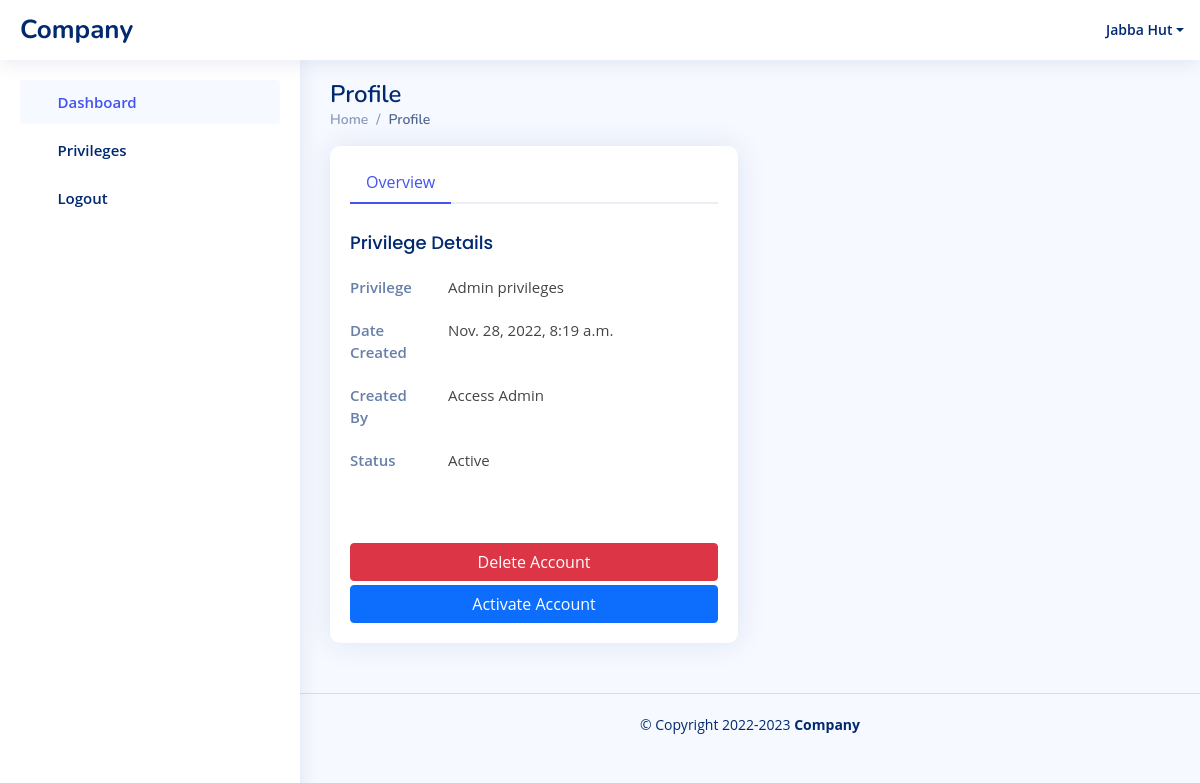
Screenshot of /access-control/pending-privilege-approve/1/ (signed in) with the database file from the repository.
### users/models.py (models this page shows, shortened)
class User(AbstractBaseUser, PermissionsMixin):
    email = models.EmailField(_('email address'), unique=True)
    username = models.CharField(max_length = 50, blank = True, null = True, unique = True)
    first_name = models.CharField(
        max_length=50, verbose_name=_("first name"),
    )
    middle_name = models.CharField(
        max_length=50, verbose_name=_("middle name"), null=True, blank=True
    )
    last_name = models.CharField(
        max_length=50, verbose_name=_("last name"),
    )
    BRANCH_CHOICES = (
        (2, "Ebankese Branch"),
        (3, "Accra Central Branch"),
        (4, "Republic Court Branch"),
        (5, "Kumasi Branch"),
        (6, "Tema Branch"),
        (7, "Legon Branch"),
        (8, "Abossey Okai Branch"),
        (9, "Tudu Branch"),
        (10, "Techiman Branch"),
        (11, "KNUST Brach"),
        (12, "Tamale Branch"),
        (13, "Koforidua Branch"),
        (14, "Baatsona Branch"),
        (15, "Private Panking"),
        (16, "Ashaiman Branch"),
        (17, "Takoradi Branch"),
        (18, "Kasoa Branch"),
        (19, "Post Office Square Branch"),
        (20, "Adabraka Branch"),
        (21, "Agona Swedru Branch"),
        (22, "Cape Coast Branch"),
        (23, "Winneba Branch"),
        (24, "Asamankese Branch"),
        (25, "Dansoman Branch"),
        (26, "Accra Newtown Branch"),
        (27, "Sefwi Wiawso"),
        (28, "Essam Branch"),
        (29, "Asankragua Branch"),
        (30, "Sefwi Bekwai Branch "),
        (31, "Akontombra Branch"),
        (32, "Juaboso"),
        (33, "Asempaneye Branch"),
        (34, "Madina Branch"),
        (35, "Goaso Branch"),
        (36, "Achimota Branch"),
        (37, "Asokwa Branch"),
        (38, "Tema Community 25 Branch"),
        (39, "Bolgatanga Branch"),
        (40, "Adjiringanor Branch"),
    )
    branch = models.PositiveBigIntegerField(choices=BRANCH_CHOICES,null=True,blank=True)
    is_staff = models.BooleanField(default=False)
    is_active = models.BooleanField(default=True)
    is_branch_user = models.BooleanField(default=False)
    is_head_office_user = models.BooleanField(default=False)
    staff_id = models.CharField(max_length=50,null=True,blank=True)
    is_delete_requested = models.BooleanField(default= False)
    USER_TYPE_CHOICES = (
        (1, 'branch'),
        (2, 'officer'),
        (3, 'admin'),
        (4,'access control admin'),
        (5,'access control staff'),
    )
    role = models.CharField(max_length=200,null=True,blank = True)
    user_type = models.PositiveSmallIntegerField(
        choices=USER_TYPE_CHOICES,null=True,blank=True)
    date_started = models.DateTimeField(default=timezone.now)
    objects = CustomUserManager()
    USERNAME_FIELD = 'email'
    REQUIRED_FIELDS = [ 'first_name', 'last_name']
    def __str__(self):
        return f'{self.first_name} {self.last_name}'

class UserPrivilege(models.Model):
    user = models.ForeignKey(User, on_delete=models.CASCADE)
    privilege = models.ForeignKey(Privilege, on_delete=models.CASCADE)
    created_by = models.ForeignKey(User,on_delete=models.CASCADE,blank = True,null=True,related_name="created_by")
    is_active = models.BooleanField(default = False)
    created_at = models.DateTimeField(auto_now_add=True)
    approved_by = models.ForeignKey(User,on_delete=models.CASCADE,blank=True,related_name="approved_by",null=True)
    approved_at = models.DateTimeField(null=True,blank=True)
    is_delete_requested = models.BooleanField(default=False)

class Privilege(models.Model):
    privilege = models.CharField(max_length=300)
    slug = models.SlugField(max_length=250,null=True,blank=True)
    created_at = models.DateTimeField(auto_now_add=True)
    def __str__(self):
        return self.privilege

### access_control/views.py (the view)
# urls.py: path('pending-privilege-approve/<int:pk>/',views.pending_privilege_approve,name="privilege-approve"),
@login_required
def pending_privilege_approve(request,pk):
    context = {}
    pending_privilege = UserPrivilege.objects.get(id = pk)
    context['pending_privilege'] = pending_privilege
    return render(request,'access_control/user-privileges/pending_privilege_approve.html',context)

### access_control/templates/access_control/user-privileges/pending_privilege_approve.html (shortened to what this page needs)
{% extends 'access_control/base.html' %}
{% block content %}
<div class="pagetitle">
  <h1>Profile</h1>
  <nav>
    <ol class="breadcrumb">
      <li class="breadcrumb-item"><a href="supadhome.html">Home</a></li>
      <li class="breadcrumb-item active">Profile</li>
    </ol>
  </nav>
</div>
<section class="section profile">
  <div class="row">
    <div class="col-xl-6">
      <div class="card">
        <div class="card-body pt-3">
          <ul class="nav nav-tabs nav-tabs-bordered">
            <li class="nav-item">
              <button class="nav-link active" data-bs-toggle="tab" data-bs-target="#profile-overview">Overview</button>
            </li>
          </ul>
          <div class="tab-content pt-2">
            <div class="tab-pane fade show active profile-overview" id="profile-overview">
                <h5 class="card-title">Privilege Details</h5>
                <div class="row">
                  <div class="col-lg-3 col-md-4 label ">Privilege</div>
                  <div class="col-lg-9 col-md-8">{{ pending_privilege.privilege}}</div>
                </div>
                <div class="row">
                  <div class="col-lg-3 col-md-4 label">Date Created</div>
                  <div class="col-lg-9 col-md-8">{{ pending_privilege.created_at}}</div>
                </div>
                <div class="row">
                  <div class="col-lg-3 col-md-4 label">Created By</div>
                  <div class="col-lg-9 col-md-8">{{ pending_privilege.created_by  }}</div>
                </div>
                <div class = "row">
                  <div class="col-lg-3 col-md-4 label">Status</div>
                  <div class="col-lg-9 col-md-8">
                    {% if pending_privilege.is_active %}
                    Active
                    {% elif pending_privilege.is_delete_requested %}
                    Pending Delete
                    {% else %}
                      Pending Create
                    {% endif %}
                  </div>
                </div>
                <br>
            </div>
            <br>
            <div class="d-grid gap-1 mt-1">
            <a  href = "{% url 'users:privilege-delete' pending_privilege.id %}" class="btn btn-danger">Delete Account</a>
            <a  href = "{% url 'users:privilege-activate' pending_privilege.id %}" class="btn btn-primary">Activate Account</a>
          </div>
          </div>
        </div>
      </div>
    </div>
  </div>
</section>
{% endblock %}

### access_control/templates/access_control/base.html (shortened to what this page needs)
{% load static %}
{% load crispy_forms_tags %}
<!DOCTYPE html>
<html lang="en">
  <head>
    <link
      rel="stylesheet"
      href="{% static 'assets/fonts/open-sans-v29-latin-300.woff' %}"
    />
    <link
      rel="stylesheet"
      href="{% static 'assets/fonts/nunito-v24-latin-300.woff' %}"
    />
    <link
      rel="stylesheet"
      href="{% static 'assets/fonts/poppins-v20-latin-300.woff' %}"
    />
    <link
      href="{% static 'assets/vendor/bootstrap/css/bootstrap.min.css' %}"
      rel="stylesheet"
    />
    <link
      href="{% static 'assets/vendor/bootstrap-icons/bootstrap-icons.css' %}"
      rel="stylesheet"
    />
    <link
      href="{% static 'assets/vendor/boxicons/css/boxicons.min.css' %}"
      rel="stylesheet"
    />
    <link
      href="{% static 'assets/vendor/quill/quill.snow.css' %}"
      rel="stylesheet"
    />
    <link
      href="{% static 'assets/vendor/quill/quill.bubble.css' %}"
      rel="stylesheet"
    />
    <link
      href="{% static 'assets/vendor/remixicon/remixicon.css' %}"
      rel="stylesheet"
    />
    <link
      href="{% static 'assets/vendor/datatables/datatables/media/css/jquery.dataTables.css' %}"
      rel="stylesheet"
    />
    <link
      href="{% static 'assets/vendor/datatables/datatables/media/js/jquery.dataTables.min.js' %}"
      rel="stylesheet"
    />
    <link href="{% static 'assets/vendor/filepond/dist/filepond.css' %}" rel="stylesheet">
    <link href="{% static 'assets/css/style.css' %}" rel="stylesheet" />
  </head>
  <body>
    <header id="header" class="header fixed-top d-flex align-items-center">
      <div class="d-flex align-items-center justify-content-between">
        <a href="/" class="logo d-flex align-items-center">
          <span class="d-none d-lg-block">Company</span>
        </a>
      </div>
      <nav class="header-nav ms-auto">
        <ul class="d-flex align-items-center">
          <li class="nav-item dropdown pe-3">
            <a
              class="nav-link nav-profile d-flex align-items-center pe-0"
              href="#"
              data-bs-toggle="dropdown"
            >
              <i class="bx bxs-user bx-sm"></i>
              <span class="d-none d-md-block dropdown-toggle ps-2"
                >{{user}}</span
              > </a
            >
          </li>
        </ul>
      </nav>
    </header>
    {% include 'access_control/sidebar.html' %}
    <main id="main" class="main">
     {% block content %}
     {% endblock %}
    </main>
    <footer id="footer" class="footer">
      <div class="copyright">
        &copy; Copyright <span id = "copyright-year"></span> <strong><span>Company</span></strong>
      </div>
    </footer>
  </body>
</html>

### static/assets/css/style.css (style rules this page uses)
:root { scroll-behavior: smooth; }
body { font-family: "Open Sans", sans-serif; background: #f6f9ff; color: #444444; }
a { color: #4154f1; text-decoration: none; }
h1, h2, h3, h4, h5, h6 { font-family: "Nunito", sans-serif; }
#main { margin-top: 60px; padding: 20px 30px; transition: all 0.3s; }
.pagetitle { margin-bottom: 10px; }
.pagetitle h1 { font-size: 24px; margin-bottom: 0; font-weight: 600; color: #012970; }
.card { margin-bottom: 30px; border: none; border-radius: 10px; box-shadow: 0px 0 30px rgba(1, 41, 112, 0.1); }
.card-title { padding: 20px 0 15px 0; font-size: 18px; font-weight: 500; color: #012970; font-family: "Poppins", sans-serif; }
.card-body { padding: 0 20px 20px 20px; }
.breadcrumb { font-size: 14px; font-family: "Nunito", sans-serif; color: #899bbd; font-weight: 600; }
.breadcrumb a { color: #899bbd; transition: 0.3s; }
.breadcrumb .breadcrumb-item::before { color: #899bbd; }
.breadcrumb .active { color: #51678f; font-weight: 600; }
.nav-tabs-bordered { border-bottom: 2px solid #ebeef4; }
.nav-tabs-bordered .nav-link { margin-bottom: -2px; border: none; color: #2c384e; }
.nav-tabs-bordered .nav-link.active { background-color: #fff; color: #4154f1; border-bottom: 2px solid #4154f1; }
.logo { line-height: 1; }
@media (min-width: 1200px) { .logo { width: 280px; } }
.logo span { font-size: 26px; font-weight: 700; color: #012970; font-family: "Nunito", sans-serif; }
.header { transition: all 0.5s; z-index: 997; height: 60px; box-shadow: 0px 2px 20px rgba(1, 41, 112, 0.1); background-color: #fff; padding-left: 20px; }
.header-nav ul { list-style: none; }
.header-nav > ul { margin: 0; padding: 0; }
.header-nav .nav-profile { color: #012970; }
.header-nav .nav-profile span { font-size: 14px; font-weight: 600; }
@media (min-width: 1200px) { #main, #footer { margin-left: 300px; } }
.profile .profile-overview .row { margin-bottom: 20px; font-size: 15px; }
.profile .profile-overview .card-title { color: #012970; }
.profile .profile-overview .label { font-weight: 600; color: rgba(1, 41, 112, 0.6); }
.footer { padding: 20px 0; font-size: 14px; transition: all 0.3s; border-top: 1px solid #cddfff; }
.footer .copyright { text-align: center; color: #012970; }

### rows the page displays
User: first_name+last_name "Jabba Hut"
UserPrivilege: privilege "Admin privileges", created_at "Nov. 28, 2022, 8:19 a.m.", created_by "Access Admin"
